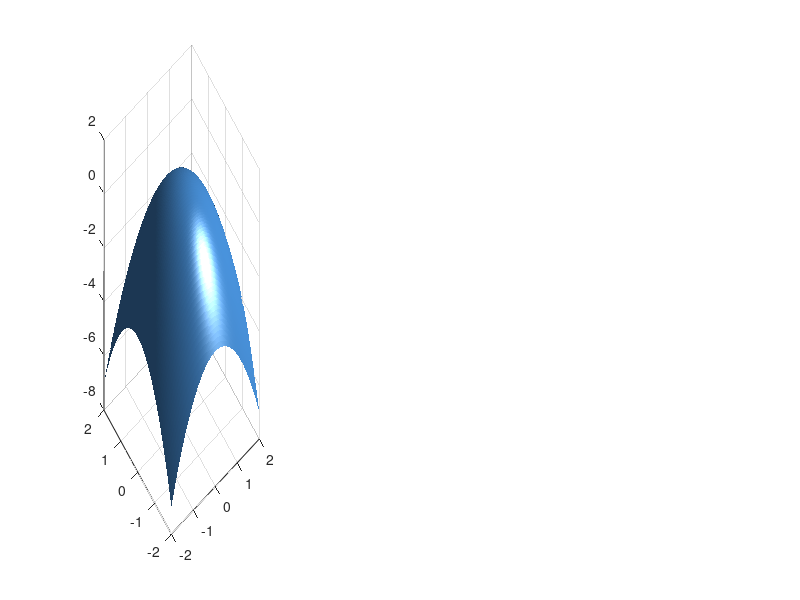

Write the MATLAB code that produced this figure. (Note: this script raises an error after producing the figure.)

clear; clc; close all;

x = linspace(-2, 2, 100);
y = linspace(-2, 2, 100);

[X, Y] = meshgrid(x, y);

Z = 1 - (X.^2 + Y.^2);


subplot(1, 3, 1);
surf(X, Y, Z, 'FaceColor', [0.3 0.6 0.9], 'EdgeColor', 'none'); 
camlight;      
lighting phong; 
title('a) Su apšvietimu (camlight)');
xlabel('X'); ylabel('Y'); zlabel('Z');
grid on;
axis tight;

subplot(1, 3, 2);
surfc(X, Y, Z); 
title('b) Su kontūru pagrinde (surfc)');
xlabel('X'); ylabel('Y'); zlabel('Z');
grid on;
axis tight;

subplot(1, 3, 3);
surf(X, Y, Z); 
title('c) Paprastas paviršius');
xlabel('X'); ylabel('Y'); zlabel('Z');
grid on;
axis tight;

sgtitle('Papildoma užduotis: z(x,y) = 1 - (x^2 + y^2)');
